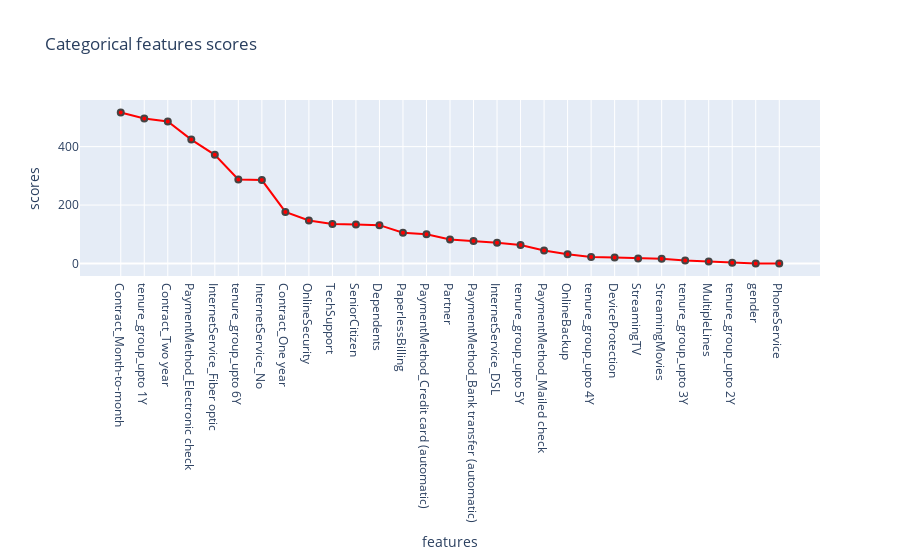
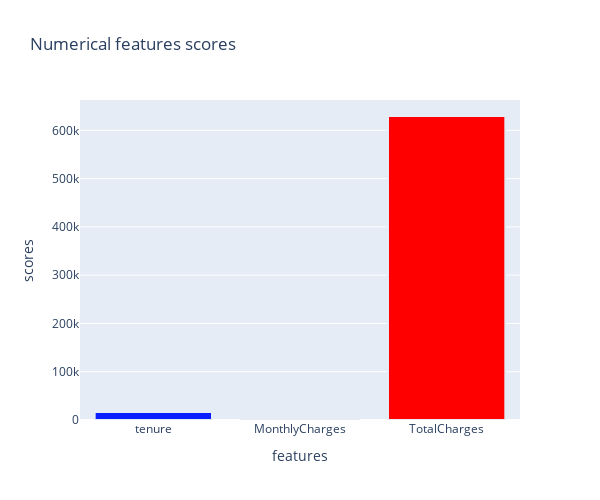

Notebook cell for these charts, in order:
### Markdown cell above
### Univariate selection
- We will do feature Extraction with Univariate Statistical Tests (Chi-squared for classification)
- This will use the chi squared (chi^2) statistical test for non-negative features to select the best features

### Code cell
from sklearn.feature_selection import SelectKBest
from sklearn.feature_selection import chi2

# select cols
cols

# using previous copy of telcom
X = telcom_copy[cols]
y = telcom_copy['Churn']

# instantiate
# select k best features
select = SelectKBest(score_func = chi2, k = 3)
fit = select.fit(X, y)

print('score\n', fit.scores_)
print('p-values\n', fit.pvalues_)

# create a dataframe
best_df = pd.DataFrame({'features': cols,
                      'score': fit.scores_,
                      'pvalue': fit.pvalues_})

best_df['feature_type'] =  np.where(best_df['features'].isin(features_numeric), 'Numerical', 'Categorical')


# plot the numeric and categorical features

trace1 = go.Scatter(x = best_df[best_df['feature_type'] == 'Categorical'].sort_values('score', ascending=False)['features'],
                   y = best_df[best_df['feature_type'] == 'Categorical'].sort_values('score', ascending=False)['score'],
                   name = 'Categorical features scores',
                   mode = 'lines+markers',
                   marker = dict(color = 'red',
                                line = dict(width = 2)),
                   )

trace2 = go.Bar(x = best_df[best_df['feature_type'] == 'Numerical']['features'],
                   y = best_df[best_df['feature_type'] == 'Numerical']['score'],
                   name = 'Numerical features scores',
                   marker = dict(color = best_df[best_df['feature_type'] == 'Numerical']['score'],
                                 colorscale='Picnic',
                                line = dict(width = 2)),
                   )

# layout = go.Layout(dict(title = 'Score for numerical and categorical features',
#                         xaxis1 = dict(domain=[0, 0.7]),
#                         yaxis1 = dict(title='score'),
#                         xaxis2 = dict(domain=[0.8, 1]),
#                         yaxis2 = dict(title='score')
#                       )
#                   )

fig1 = go.Figure(data = trace1, layout = dict(title='Categorical features scores',
                                             xaxis = dict(title = 'features'),
                                             yaxis = dict(title = 'scores')))
fig1.show()

fig2 = go.Figure(data = trace2, layout = dict(title='Numerical features scores',
                                             xaxis = dict(title = 'features'),
                                             yaxis = dict(title = 'scores'),
                                              height =500, width=600
                                              
                                             )
                )
fig2.show()

### Figure 1 — Plotly figure (JSON) as saved in the notebook; plotly's stock layout.template omitted (floating-point values rounded to 4 significant figures)
{"data": [{"marker": {"color": "red", "line": {"width": 2}}, "mode": "lines+markers", "name": "Categorical features scores", "type": "scatter", "x": ["Contract_Month-to-month", "tenure_group_upto 1Y", "Contract_Two year", "PaymentMethod_Electronic check", "InternetService_Fiber optic", "tenure_group_upto 6Y", "InternetService_No", "Contract_One year", "OnlineSecurity", "TechSupport", "SeniorCitizen", "Dependents", "PaperlessBilling", "PaymentMethod_Credit card (automatic)", "Partner", "PaymentMethod_Bank transfer (automatic)", "InternetService_DSL", "tenure_group_upto 5Y", "PaymentMethod_Mailed check", "OnlineBackup", "tenure_group_upto 4Y", "DeviceProtection", "StreamingTV", "StreamingMovies", "tenure_group_upto 3Y", "MultipleLines", "tenure_group_upto 2Y", "gender", "PhoneService"], "y": [516.7, 496.2, 486.2, 424.1, 372.1, 287.5, 285.5, 176.6, 147.2, 135.4, 133.5, 131.3, 105.0, 99.97, 81.86, 76.62, 71.14, 63.0, 44.73, 31.21, 22.26, 20.22, 17.32, 15.93, 10.42, 6.515, 2.386, 0.2543, 0.09295]}], "layout": {"title": {"text": "Categorical features scores"}, "xaxis": {"title": {"text": "features"}}, "yaxis": {"title": {"text": "scores"}}}}

### Figure 2 — Plotly figure (JSON) as saved in the notebook; plotly's stock layout.template omitted (floating-point values rounded to 4 significant figures)
{"data": [{"marker": {"color": [16380.0, 3653.0, 629600.0], "colorscale": [[0, "rgb(0,0,255)"], [0.1, "rgb(51,153,255)"], [0.2, "rgb(102,204,255)"], [0.3, "rgb(153,204,255)"], [0.4, "rgb(204,204,255)"], [0.5, "rgb(255,255,255)"], [0.6, "rgb(255,204,255)"], [0.7, "rgb(255,153,255)"], [0.8, "rgb(255,102,204)"], [0.9, "rgb(255,102,102)"], [1, "rgb(255,0,0)"]], "line": {"width": 2}}, "name": "Numerical features scores", "type": "bar", "x": ["tenure", "MonthlyCharges", "TotalCharges"], "y": [16380.0, 3653.0, 629600.0]}], "layout": {"height": 500, "title": {"text": "Numerical features scores"}, "width": 600, "xaxis": {"title": {"text": "features"}}, "yaxis": {"title": {"text": "scores"}}}}
